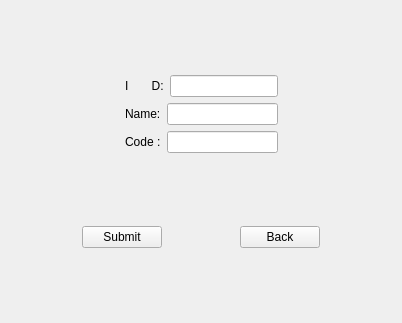
<?xml version="1.0" encoding="UTF-8"?>
<ui version="4.0">
 <class>regist</class>
 <widget class="QMainWindow" name="regist">
  <property name="geometry">
   <rect>
    <x>0</x>
    <y>0</y>
    <width>402</width>
    <height>323</height>
   </rect>
  </property>
  <property name="windowTitle">
   <string>MainWindow</string>
  </property>
  <widget class="QWidget" name="centralwidget">
   <layout class="QGridLayout" name="gridLayout">
    <item row="0" column="0">
     <layout class="QVBoxLayout" name="verticalLayout_2">
      <item>
       <spacer name="verticalSpacer_2">
        <property name="orientation">
         <enum>Qt::Vertical</enum>
        </property>
        <property name="sizeHint" stdset="0">
         <size>
          <width>20</width>
          <height>40</height>
         </size>
        </property>
       </spacer>
      </item>
      <item>
       <layout class="QHBoxLayout" name="horizontalLayout_5">
        <item>
         <spacer name="horizontalSpacer_4">
          <property name="orientation">
           <enum>Qt::Horizontal</enum>
          </property>
          <property name="sizeHint" stdset="0">
           <size>
            <width>40</width>
            <height>20</height>
           </size>
          </property>
         </spacer>
        </item>
        <item>
         <layout class="QVBoxLayout" name="verticalLayout">
          <item>
           <layout class="QHBoxLayout" name="horizontalLayout">
            <item>
             <widget class="QLabel" name="label">
              <property name="text">
               <string>I       D:</string>
              </property>
             </widget>
            </item>
            <item>
             <widget class="QLineEdit" name="id_le"/>
            </item>
           </layout>
          </item>
          <item>
           <layout class="QHBoxLayout" name="horizontalLayout_2">
            <item>
             <widget class="QLabel" name="label_2">
              <property name="text">
               <string>Name:</string>
              </property>
             </widget>
            </item>
            <item>
             <widget class="QLineEdit" name="name_le"/>
            </item>
           </layout>
          </item>
          <item>
           <layout class="QHBoxLayout" name="horizontalLayout_3">
            <item>
             <widget class="QLabel" name="label_3">
              <property name="text">
               <string>Code :</string>
              </property>
             </widget>
            </item>
            <item>
             <widget class="QLineEdit" name="code_le"/>
            </item>
           </layout>
          </item>
         </layout>
        </item>
        <item>
         <spacer name="horizontalSpacer_5">
          <property name="orientation">
           <enum>Qt::Horizontal</enum>
          </property>
          <property name="sizeHint" stdset="0">
           <size>
            <width>40</width>
            <height>20</height>
           </size>
          </property>
         </spacer>
        </item>
       </layout>
      </item>
      <item>
       <spacer name="verticalSpacer_3">
        <property name="orientation">
         <enum>Qt::Vertical</enum>
        </property>
        <property name="sizeHint" stdset="0">
         <size>
          <width>20</width>
          <height>40</height>
         </size>
        </property>
       </spacer>
      </item>
      <item>
       <layout class="QHBoxLayout" name="horizontalLayout_4">
        <item>
         <spacer name="horizontalSpacer">
          <property name="orientation">
           <enum>Qt::Horizontal</enum>
          </property>
          <property name="sizeHint" stdset="0">
           <size>
            <width>40</width>
            <height>20</height>
           </size>
          </property>
         </spacer>
        </item>
        <item>
         <widget class="QPushButton" name="submit_bt">
          <property name="text">
           <string>Submit</string>
          </property>
         </widget>
        </item>
        <item>
         <spacer name="horizontalSpacer_2">
          <property name="orientation">
           <enum>Qt::Horizontal</enum>
          </property>
          <property name="sizeHint" stdset="0">
           <size>
            <width>40</width>
            <height>20</height>
           </size>
          </property>
         </spacer>
        </item>
        <item>
         <widget class="QPushButton" name="back_bt">
          <property name="text">
           <string>Back</string>
          </property>
         </widget>
        </item>
        <item>
         <spacer name="horizontalSpacer_3">
          <property name="orientation">
           <enum>Qt::Horizontal</enum>
          </property>
          <property name="sizeHint" stdset="0">
           <size>
            <width>40</width>
            <height>20</height>
           </size>
          </property>
         </spacer>
        </item>
       </layout>
      </item>
      <item>
       <spacer name="verticalSpacer">
        <property name="orientation">
         <enum>Qt::Vertical</enum>
        </property>
        <property name="sizeHint" stdset="0">
         <size>
          <width>20</width>
          <height>40</height>
         </size>
        </property>
       </spacer>
      </item>
     </layout>
    </item>
   </layout>
  </widget>
 </widget>
 <resources/>
 <connections/>
</ui>
